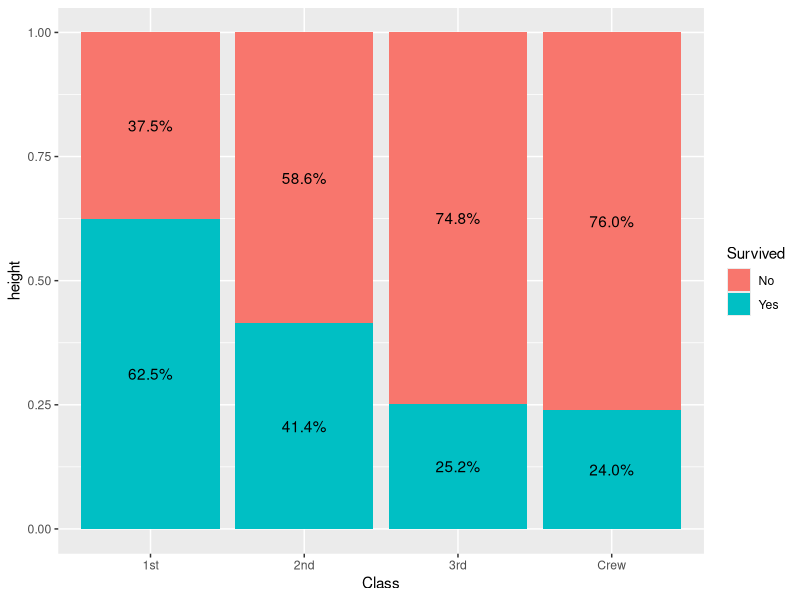
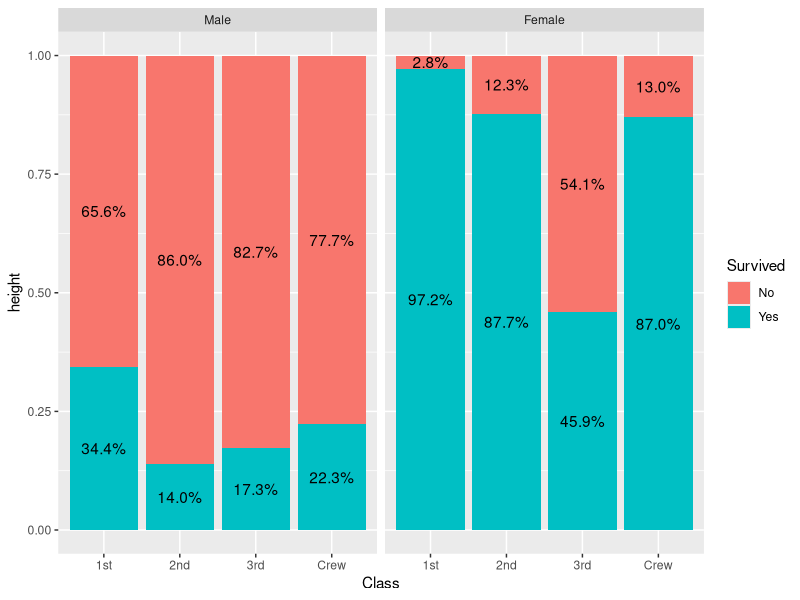
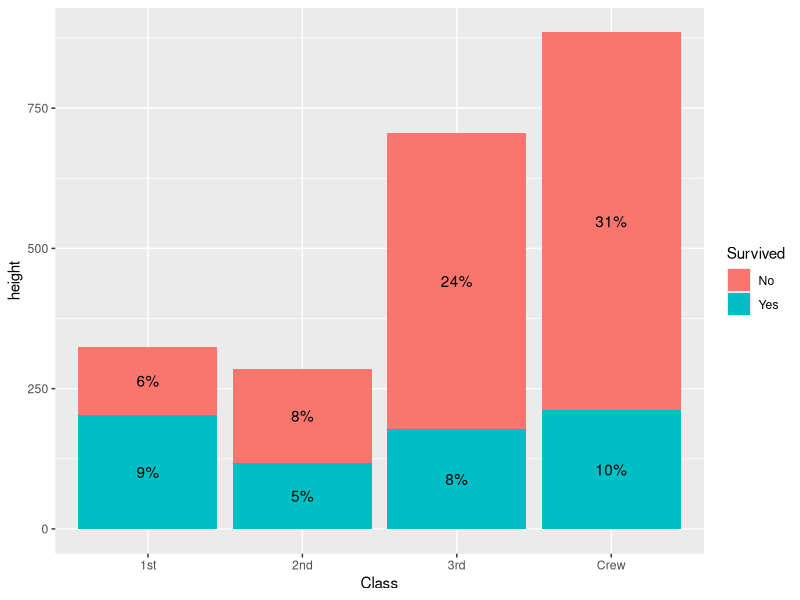
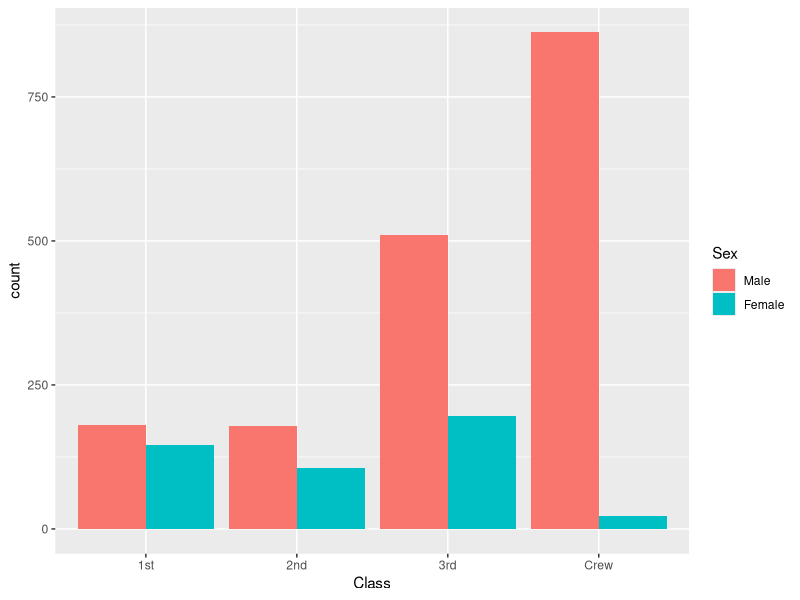
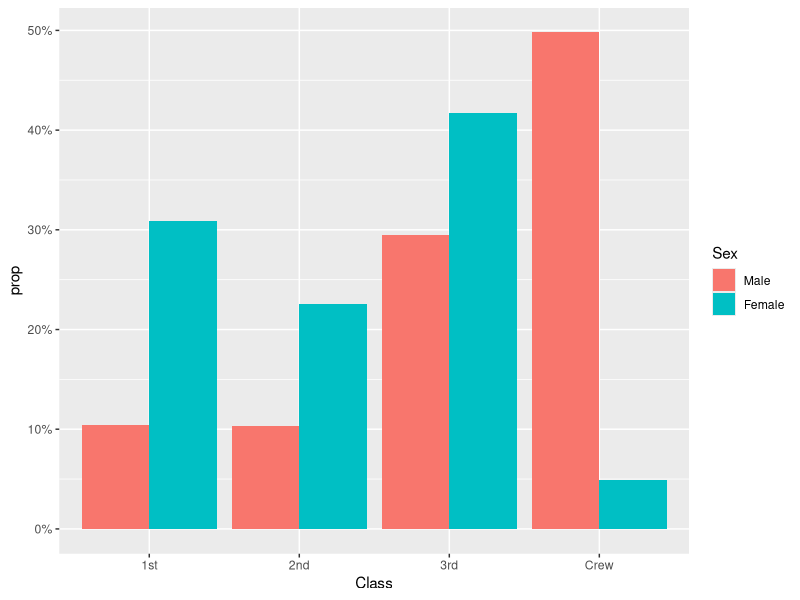
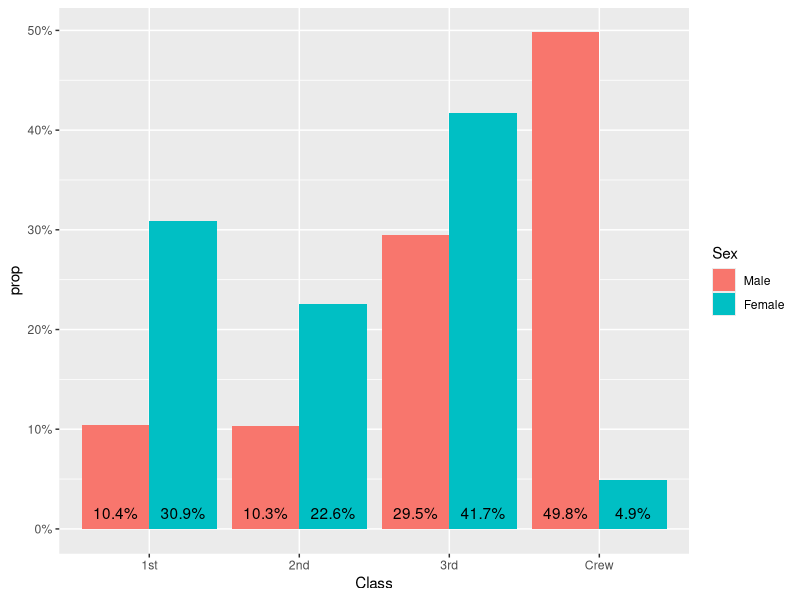

The R script that drew these images, in order: (Note: this script raises an error after producing the figures.)
## ---- chunk 1
knitr::opts_chunk$set(
  collapse = TRUE,
  comment = "#>"
)
## ---- chunk 2
library(ggstats)
library(ggplot2)
## ---- chunk 3
d <- as.data.frame(Titanic)
p <- ggplot(d) +
  aes(x = Class, fill = Survived, weight = Freq, by = Class) +
  geom_bar(position = "fill") +
  geom_text(stat = "prop", position = position_fill(.5))
p
## ---- chunk 4
p + facet_grid(cols = vars(Sex))
## ---- chunk 5
ggplot(d) +
  aes(x = Class, fill = Survived, weight = Freq, by = 1) +
  geom_bar() +
  geom_text(
    aes(label = scales::percent(after_stat(prop), accuracy = 1)),
    stat = "prop",
    position = position_stack(.5)
  )
## ---- chunk 6
ggplot(d) +
  aes(x = Class, fill = Sex, weight = Freq, by = Sex) +
  geom_bar(position = "dodge")
## ---- chunk 7
ggplot(d) +
  aes(x = Class, fill = Sex, weight = Freq, by = Sex, y = after_stat(prop)) +
  geom_bar(stat = "prop", position = "dodge") +
  scale_y_continuous(labels = scales::percent)
## ---- chunk 8
ggplot(d) +
  aes(x = Class, fill = Sex, weight = Freq, by = Sex, y = after_stat(prop)) +
  geom_bar(stat = "prop", position = "dodge") +
  scale_y_continuous(labels = scales::percent) +
  geom_text(
    mapping = aes(
      label = scales::percent(after_stat(prop), accuracy = .1),
      y = after_stat(0.01)
    ),
    vjust = "bottom",
    position = position_dodge(.9),
    stat = "prop"
  )
## ---- chunk 9
d <- diamonds %>%
  dplyr::filter(!(cut == "Ideal" & clarity == "I1")) %>%
  dplyr::filter(!(cut == "Very Good" & clarity == "VS2")) %>%
  dplyr::filter(!(cut == "Premium" & clarity == "IF"))
p <- ggplot(d) +
  aes(x = clarity, fill = cut, by = clarity) +
  geom_bar(position = "fill")
p +
  geom_text(
    stat = "prop",
    position = position_fill(.5)
  )
## ---- chunk 10
p +
  geom_text(
    stat = "prop",
    position = position_fill(.5),
    complete = "fill"
  )
## ---- chunk 11
ggplot(diamonds) +
  aes(y = clarity, fill = cut) +
  geom_prop_bar() +
  geom_prop_text()
## ---- chunk 12
d <- as.data.frame(Titanic)
ggplot(d) +
  aes(x = Class, fill = Sex, weight = Freq, by = Sex) +
  geom_prop_bar(position = "dodge") +
  geom_prop_text(
    position = position_dodge(width = .9),
    vjust = - 0.5
  ) +
  scale_y_continuous(labels = scales::percent)
## ---- chunk 13
ggplot(diamonds) +
  aes(x = clarity, fill = cut) +
  geom_prop_bar(height = "count") +
  geom_prop_text(
    height = "count",
    labels = "count",
    labeller = scales::number
  )
